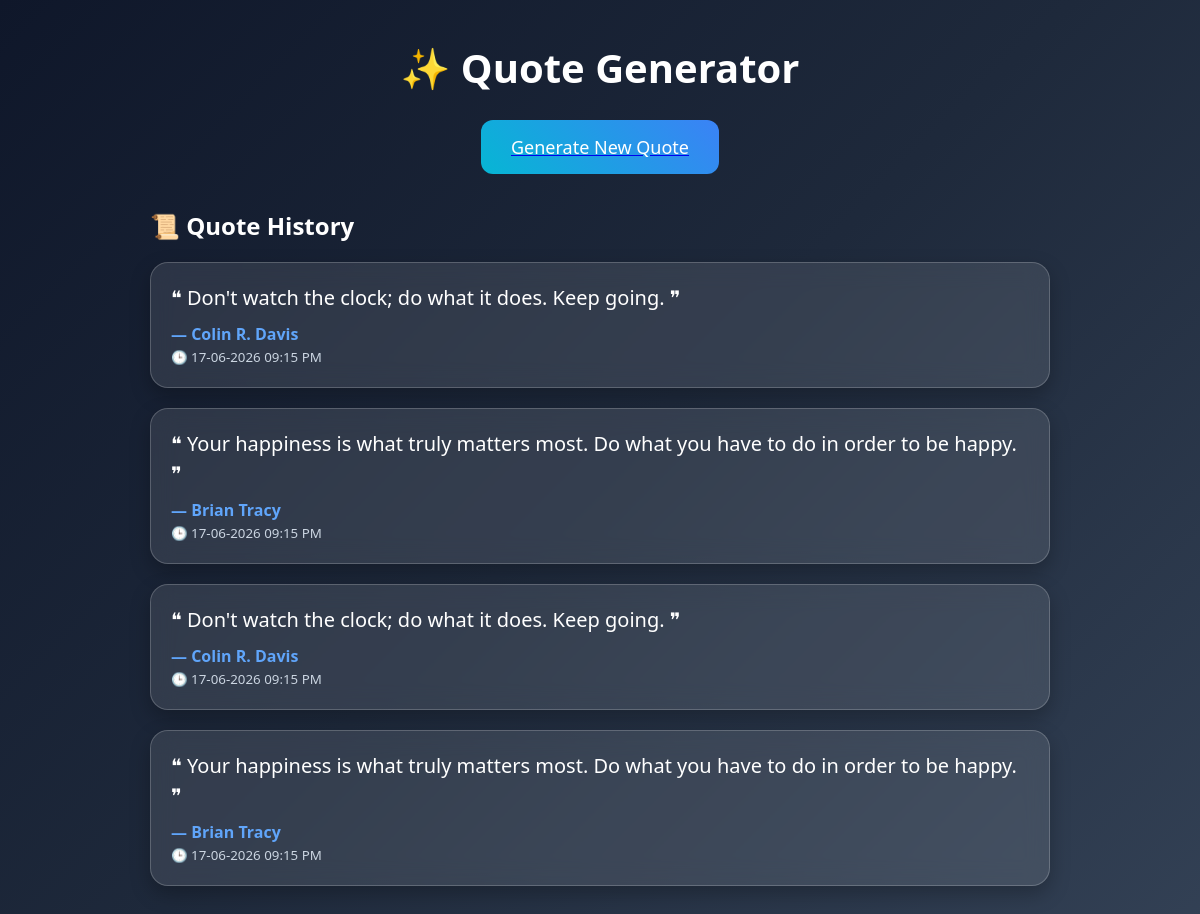
Before: / with the older database file.
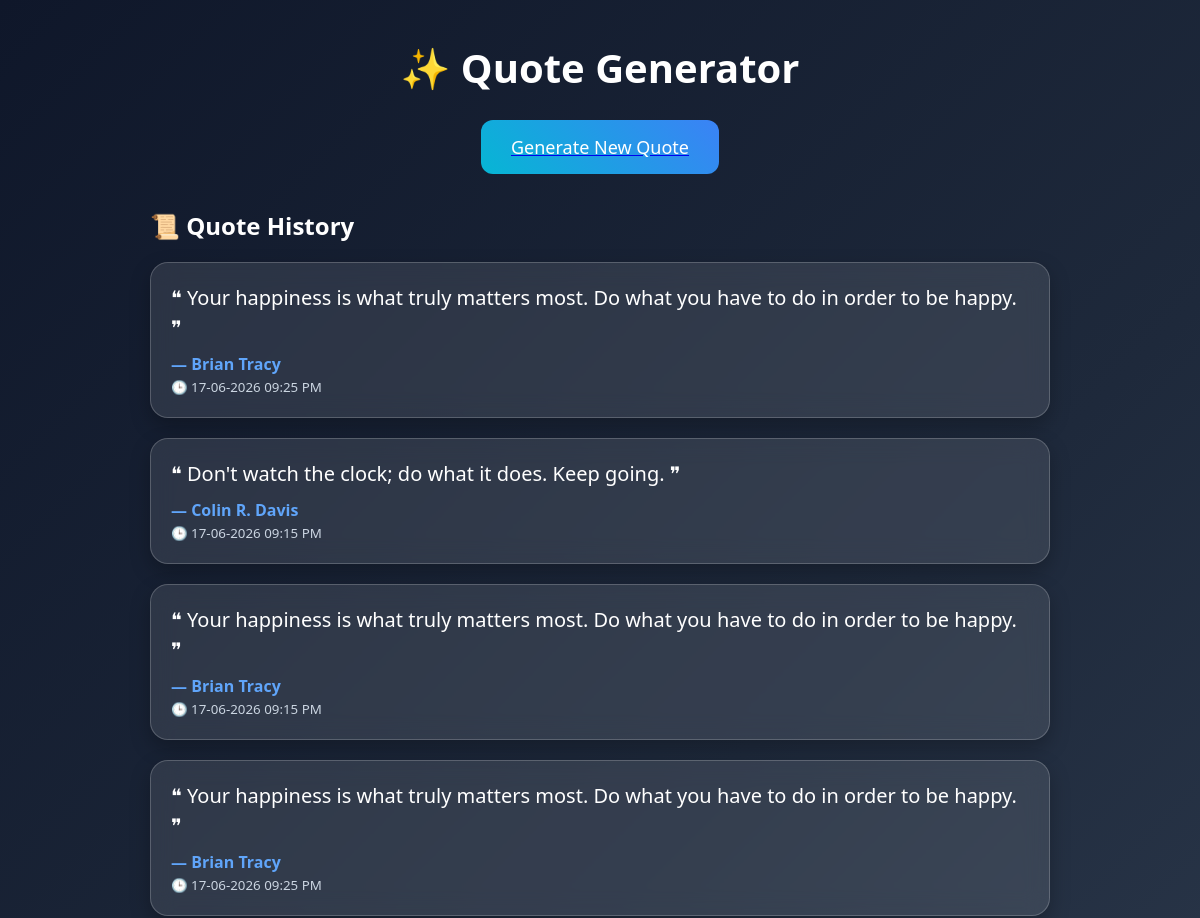
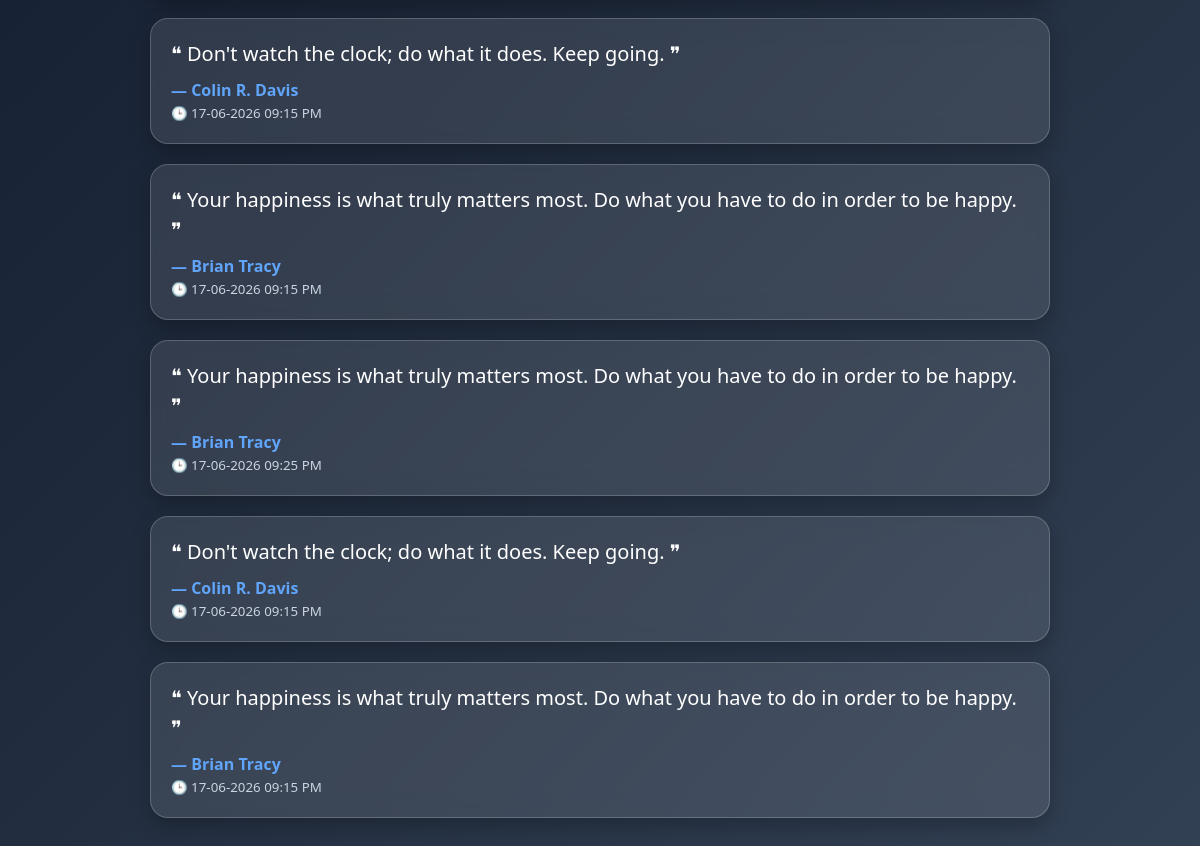
After: the same page with the newer database file (2 pictures, top to bottom).
### tables this page shows
CREATE TABLE quotes(
        id INTEGER PRIMARY KEY AUTOINCREMENT,
        quote TEXT,
        author TEXT,
        created_at TEXT
    );

### app.py (the view)
@app.route('/')
def home():
    conn = sqlite3.connect("quotes.db")
    cur = conn.cursor()
    cur.execute("""
    SELECT quote, author, created_at
    FROM quotes
    ORDER BY id DESC
    """)
    history = cur.fetchall()
    conn.close()
    return render_template(
        "index.html",
        history=history
    )

### templates/index.html (shortened to what this page needs)
<!DOCTYPE html>
<html>
<head>
    <link rel="stylesheet"
href="{{ url_for('static', filename='style.css') }}">
</head>
<body>
<div class="container">
    <h1>✨ Quote Generator</h1>
    <a href="/generate">
        <button>
            Generate New Quote
        </button>
    </a>
    <h2>📜 Quote History</h2>
    {% for quote in history %}
    {% for quote in history %}
<div class="card">
    <p class="quote">
        ❝ {{ quote[0] }} ❞
    </p>
    <p class="author">
        — {{ quote[1] }}
    </p>
    <small>
        🕒 {{ quote[2] }}
    </small>
</div>
{% endfor %}
    {% endfor %}
</div>
</body>
</html>

### static/style.css (style rules this page uses)
* { margin:0; padding:0; box-sizing:border-box; font-family:'Segoe UI',sans-serif; }
body { min-height:100vh; background:linear-gradient( 135deg, #0f172a, #1e293b, #334155 ); padding:40px; }
.container { max-width:900px; margin:auto; }
h1 { text-align:center; color:white; margin-bottom:25px; font-size:40px; }
button { display:block; margin:auto; background:linear-gradient( 45deg, #06b6d4, #3b82f6 ); color:white; border:none; padding:15px 30px; border-radius:12px; font-size:18px; cursor:pointer; transition:0.3s; }
h2 { color:white; margin-top:35px; margin-bottom:20px; }
.card { background:rgba(255,255,255,0.1); backdrop-filter:blur(12px); border:1px solid rgba(255,255,255,0.2); padding:20px; border-radius:18px; margin-bottom:20px; box-shadow: 0 8px 20px rgba(0,0,0,0.25); }
.quote { color:white; font-size:20px; line-height:1.5; }
.author { color:#60a5fa; margin-top:10px; font-weight:bold; }
small { color:#cbd5e1; }

Changed rows visible on the page:
added quotes: quote "Your happiness is what truly matters most. Do what you have to do in order to be happy.", author "Brian Tracy", created_at "17-06-2026 09:25 PM", quotes (quote "Don't watch the clock; do what it does. Keep going.", author "Colin R. Davis", created_at "17-06-2026 09:15 PM"), quotes (quote "Your happiness is what truly matters most. Do what you have to do in order to be happy.", author "Brian Tracy", created_at "17-06-2026 09:15 PM")
